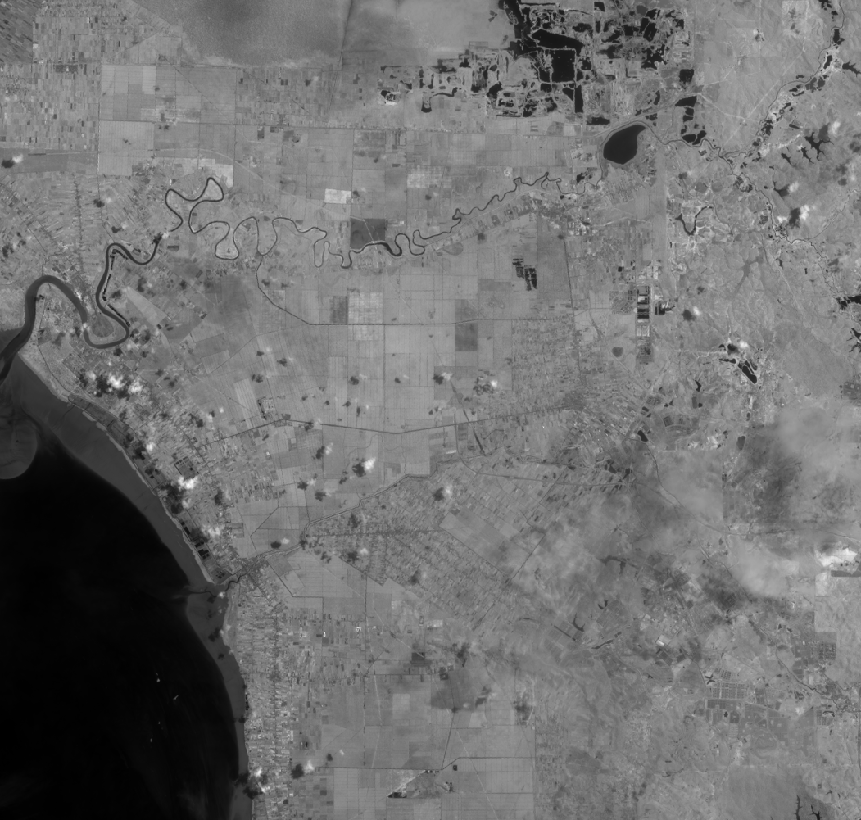
%> input picture Week 13/B5_cropped.tif, 861 x 820 px, shrunk from 1051 x 1001 before the run
$ octave display_band_combination.m   (GNU Octave 9; MATLAB toolbox functions it lacks are replaced by stand-ins)
%> lines starting %> are read from the running program, lines starting %| are printed output that depends on the picture
clear all, close all, clc
b5=imread('B5_cropped.tif');
%> b5 is the input picture: size 820x861 uint16; min 6982, max 31411, mean 17784.3
b4=imread('B4_cropped.tif');
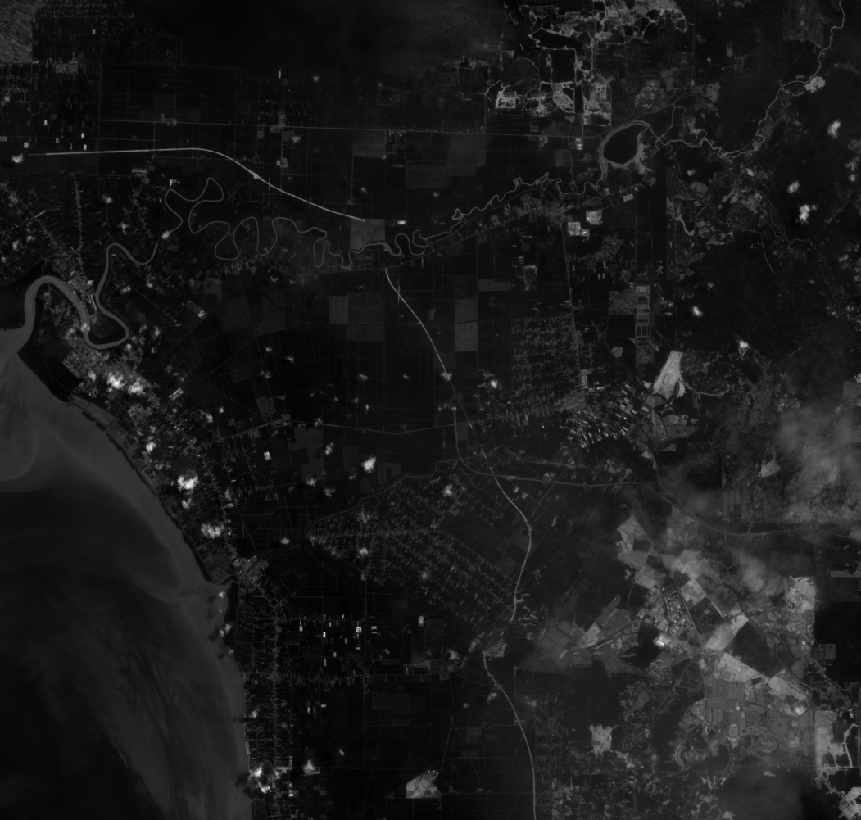
%> input picture Week 13/B4_cropped.tif, 861 x 820 px, shrunk from 1051 x 1001 before the run
%> b4 is the input picture: size 820x861 uint16; min 7649, max 26972, mean 9755.5
b1=imread('b1_cropped.tif');
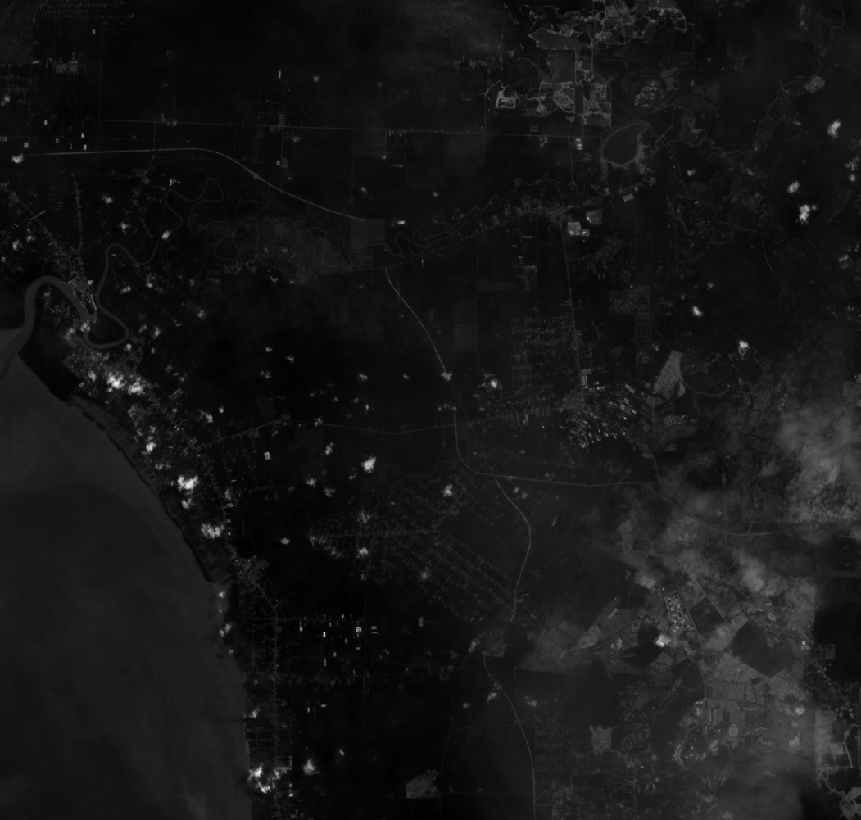
%> input picture Week 13/b1_cropped.tif, 861 x 820 px, shrunk from 1051 x 1001 before the run
%> b1 is the input picture: size 820x861 uint16; min 10769, max 26828, mean 12228.8
B5=histeq(b5);
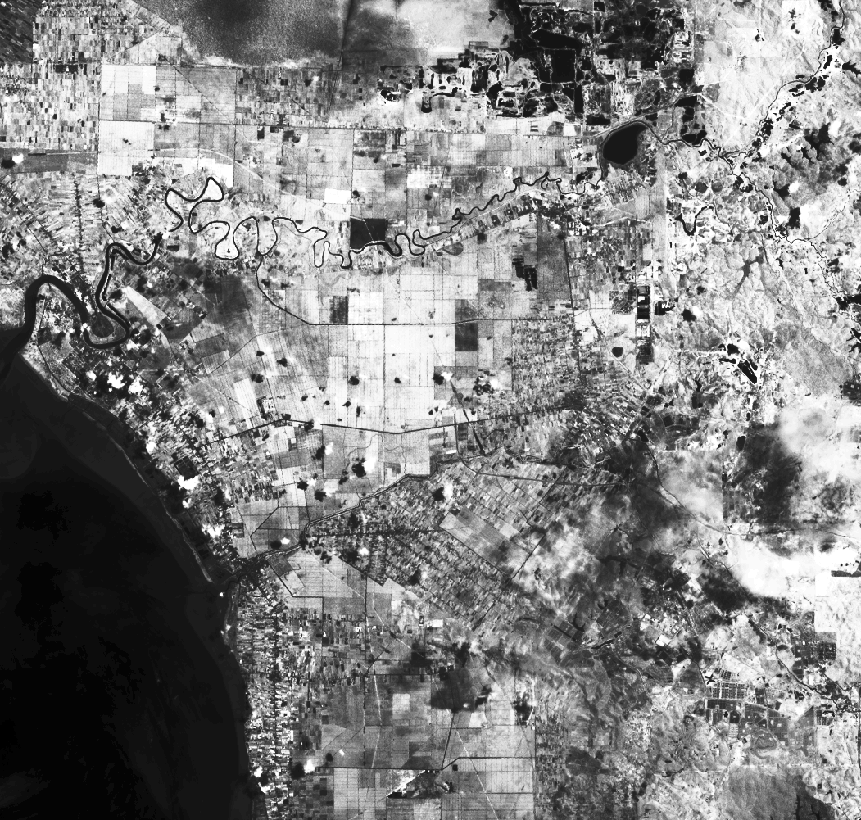
%> B5: size 820x861 uint16; min 0, max 65535, mean 33457.3; drawn with min black and max white
B4=histeq(b4);
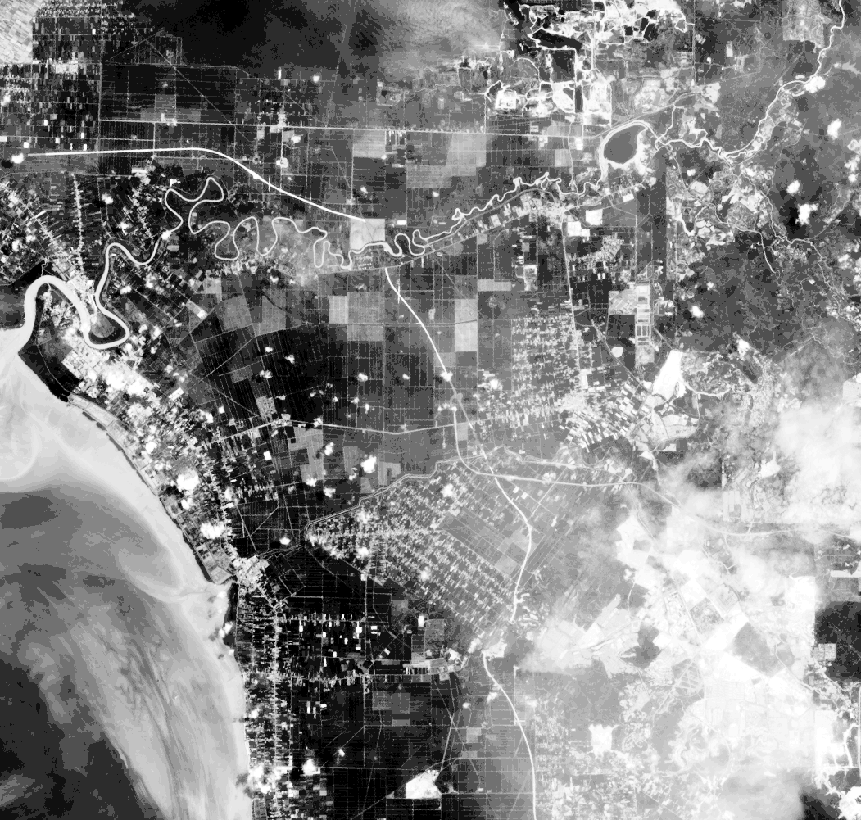
%> B4: size 820x861 uint16; min 0, max 65535, mean 34704.4; drawn with min black and max white
B1=histeq(b1);
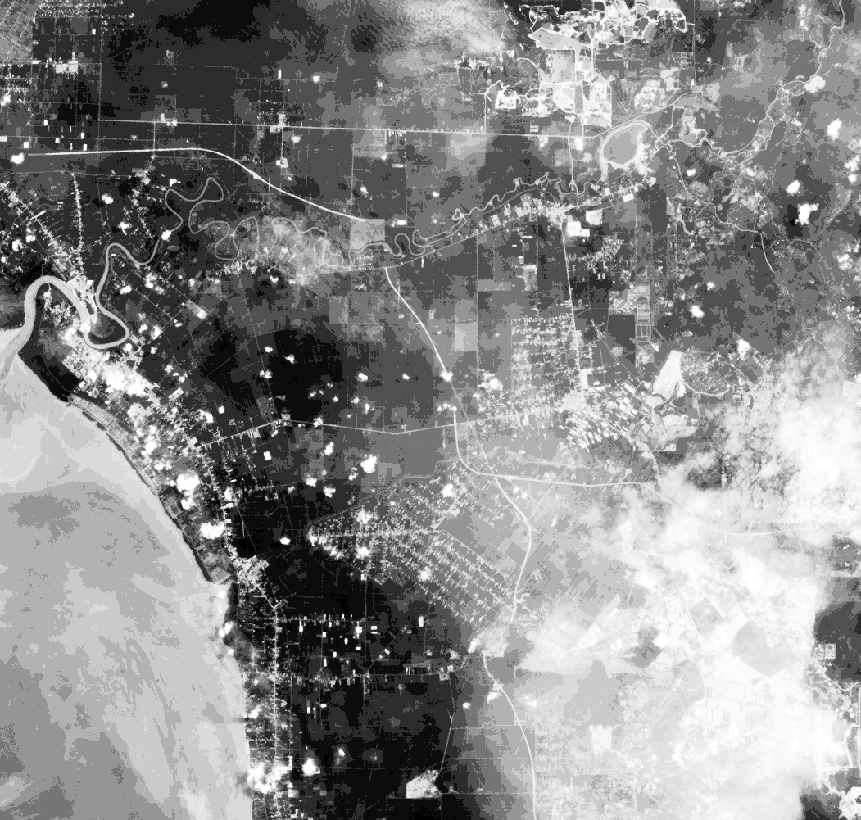
%> B1: size 820x861 uint16; min 0, max 65535, mean 35819.6; drawn with min black and max white
rgb541=cat(3,B5,B4,B1); imshow(rgb541),title('rgb541');
%> after `rgb541=cat(3,B5,B4,B1)`:
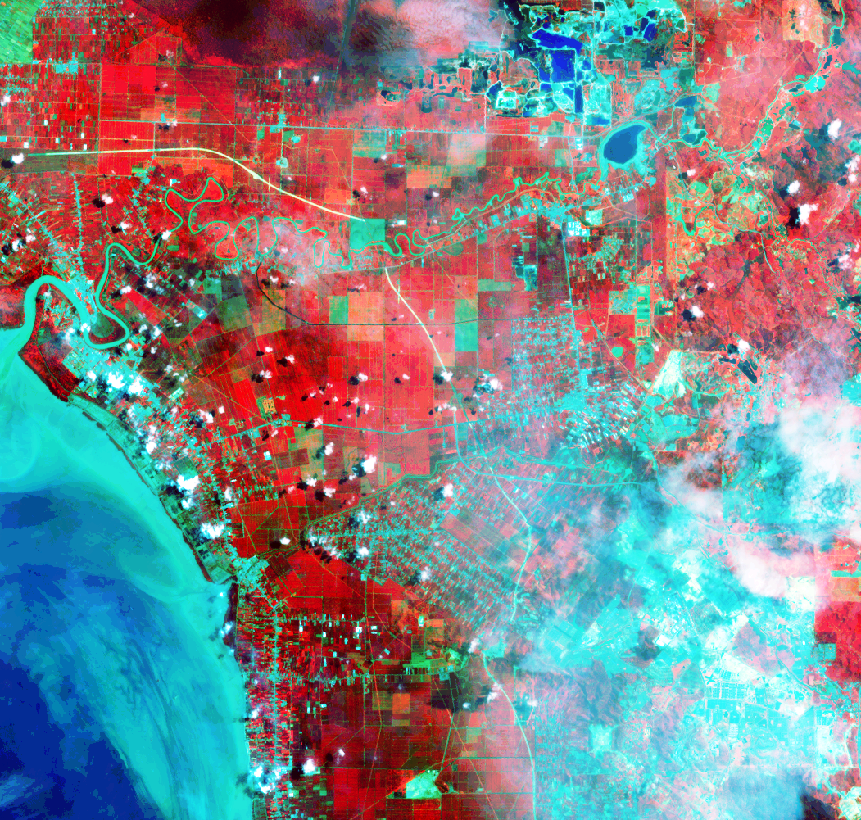
%> rgb541: size 820x861x3 uint16; mean R, G, B 33457.3, 34704.4, 35819.6; drawn with min black and max white
datacursormode on
